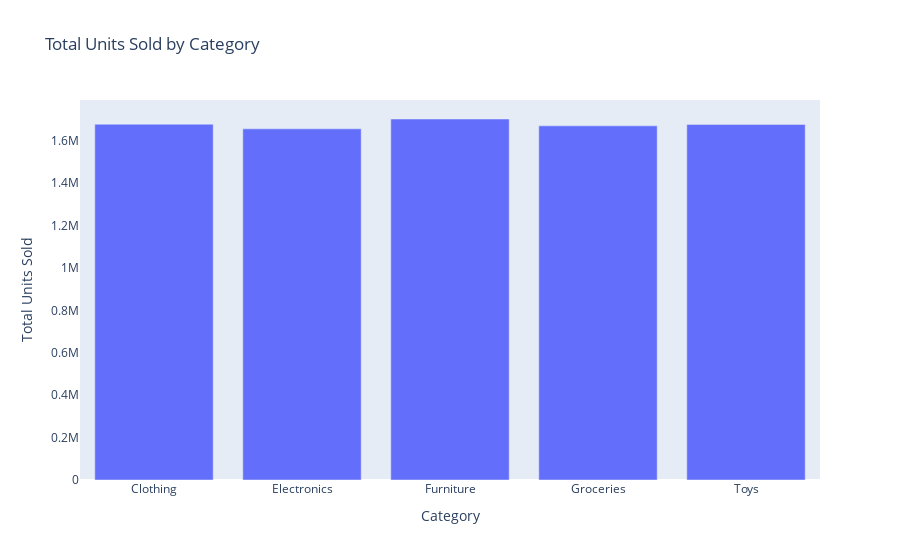

The notebook cell this image was saved under:
### Code cell
# Aggregating sales by 'Category'
category_sales = df.groupby('Category')['Units Sold'].sum().reset_index()

# Plotting bar chart for sales by category using Plotly
fig_category_sales = px.bar(category_sales, x='Category', y='Units Sold', title="Total Units Sold by Category")
fig_category_sales.update_layout(
    xaxis_title='Category',
    yaxis_title='Total Units Sold',
    xaxis=dict(showgrid=False),
    yaxis=dict(showgrid=False)
)
fig_category_sales.show()

### Figure 1 — Plotly figure (JSON) as saved in the notebook; plotly's stock layout.template omitted (floating-point values rounded to 4 significant figures)
{"data": [{"alignmentgroup": "True", "hovertemplate": "Category=%{x}<br>Units Sold=%{y}<extra></extra>", "legendgroup": "", "marker": {"color": "#636efa", "pattern": {"shape": ""}}, "name": "", "offsetgroup": "", "orientation": "v", "showlegend": false, "textposition": "auto", "type": "bar", "x": ["Clothing", "Electronics", "Furniture", "Groceries", "Toys"], "xaxis": "x", "y": [1677360, 1655633, 1701941, 1669587, 1676550], "yaxis": "y"}], "layout": {"barmode": "relative", "legend": {"tracegroupgap": 0}, "title": {"text": "Total Units Sold by Category"}, "xaxis": {"anchor": "y", "domain": [0, 1], "showgrid": false, "title": {"text": "Category"}}, "yaxis": {"anchor": "x", "domain": [0, 1], "showgrid": false, "title": {"text": "Total Units Sold"}}}}
